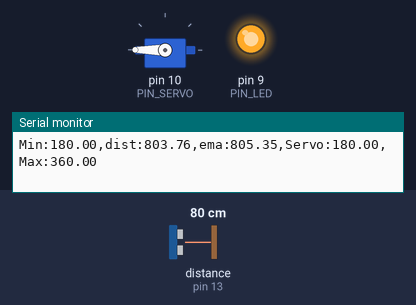
Bench run of a sketch on a simulated Arduino Uno, built with avr-gcc and run on an emulated ATmega328P. On the bench: servo, output pins drawn as LEDs (lit = HIGH), the last lines printed to the serial monitor. Wiring (inferred from the names in the program): ultrasonic range finder: trigger pin 12; echo pin 13. The test bench sets the inputs (shaded band); at power-on: distance to the obstacle (sensor on pin 13) 80 cm. The echo pulse lasts 58.3 µs per cm; pins used as bus, display or sensor lines are not drawn.

Above: at 1.2 s.
1.3 s: distance to the obstacle (sensor on pin 13) set to 35 cm
At 3.2 s:
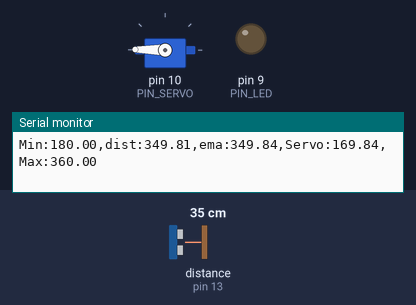
3.6 s: distance to the obstacle (sensor on pin 13) set to 18 cm
At 4.3 s:
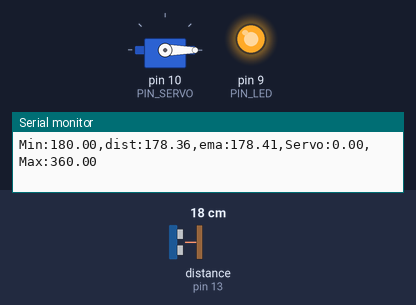
5.4 s: distance to the obstacle (sensor on pin 13) set to 35 cm
At 5.56 s:
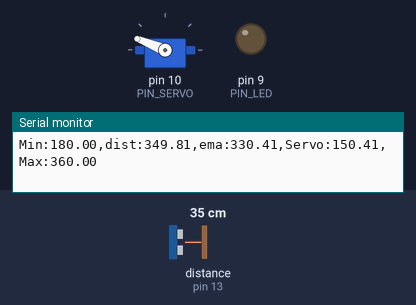
7.2 s: distance to the obstacle (sensor on pin 13) set to 2 cm
At 8.4 s:
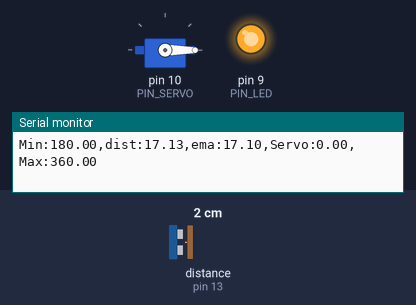
8.7 s: distance to the obstacle (sensor on pin 13) set to 120 cm
At 9.3 s:
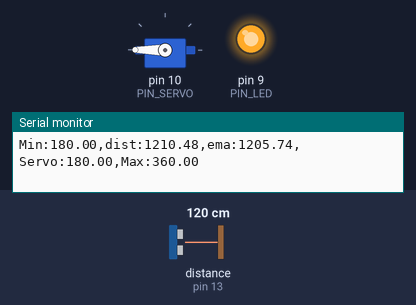
10.2 s: distance to the obstacle (sensor on pin 13) set to 4 cm
At 11.0 s:
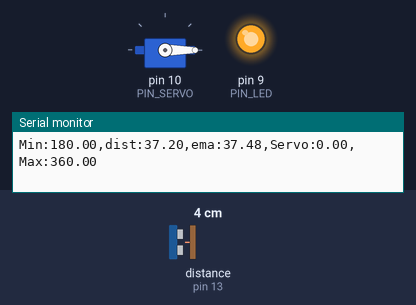
Timing chart, 0 to 12.8 s (numbered marks = the images above; inputs shaded):
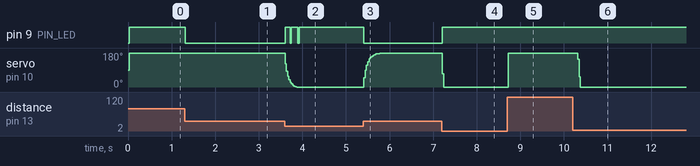

Measured:
- after the input at 1.3 s, pin 9 (PIN_LED): HIGH → LOW at once; servo on pin 10 (PIN_SERVO): 180° → 179° after 0.86 s
- after the input at 3.6 s, pin 9 (PIN_LED): alternates HIGH for 0.13 s and LOW for 0.03 s, 5 changes in all, then stays HIGH, starting at once; servo on pin 10 (PIN_SERVO): moves from 179° to 0° over 0.26 s, starting at once
- after the input at 5.4 s, pin 9 (PIN_LED): HIGH → LOW at once; servo on pin 10 (PIN_SERVO): moves from 0° to 179° over 0.39 s, starting at once
- after the input at 7.2 s, pin 9 (PIN_LED): LOW → HIGH at once; servo on pin 10 (PIN_SERVO): 179° → 0° at once
- after the input at 8.7 s, servo on pin 10 (PIN_SERVO): 0° → 180° at once
- after the input at 10.2 s, servo on pin 10 (PIN_SERVO): 180° → 0° after 0.12 s

The sketch:

homework11P07.ino
```cpp
#include <Servo.h>

#define PIN_LED 9
#define PIN_TRIG 12
#define PIN_ECHO 13
#define PIN_SERVO 10
#define SND_VEL 346.0
#define INTERVAL 25
#define PULSE_DURATION 10
#define _DIST_MIN 180.0
#define _DIST_MAX 360.0
#define TIMEOUT ((INTERVAL / 2) * 1000.0)
#define SCALE (0.001 * 0.5 * SND_VEL)
#define _EMA_ALPHA 0.3
#define _DUTY_MIN 500
#define _DUTY_NEU 1500
#define _DUTY_MAX 2500

float dist_raw, dist_ema, dist_prev = _DIST_MAX;
unsigned long last_sampling_time;
Servo myservo;

void setup() {
  pinMode(PIN_LED, OUTPUT);
  pinMode(PIN_TRIG, OUTPUT);
  pinMode(PIN_ECHO, INPUT);
  myservo.attach(PIN_SERVO);
  Serial.begin(57600);
}

void loop() {
  if (millis() < last_sampling_time + INTERVAL) return;
  dist_raw = USS_measure();

  if (dist_raw < _DIST_MIN || dist_raw > _DIST_MAX || dist_raw == 0.0) {
    digitalWrite(PIN_LED, HIGH);
  } else {
    digitalWrite(PIN_LED, LOW);
  }

  dist_ema = _EMA_ALPHA * dist_raw + (1 - _EMA_ALPHA) * dist_prev;
  dist_prev = dist_ema;

  float angle;
  if (dist_ema <= _DIST_MIN) angle = 0;
  else if (dist_ema >= _DIST_MAX) angle = 180;
  else angle = (dist_ema - _DIST_MIN) * 180.0 / (_DIST_MAX - _DIST_MIN);

  float duty = _DUTY_MIN + (angle / 180.0) * (_DUTY_MAX - _DUTY_MIN);
  myservo.writeMicroseconds((int)duty);

  Serial.print("Min:");   Serial.print(_DIST_MIN);
  Serial.print(",dist:"); Serial.print(dist_raw);
  Serial.print(",ema:");  Serial.print(dist_ema);
  Serial.print(",Servo:");Serial.print(angle);
  Serial.print(",Max:");  Serial.print(_DIST_MAX);
  Serial.println("");

  last_sampling_time = millis();
}

float USS_measure() {
  digitalWrite(PIN_TRIG, HIGH);
  delayMicroseconds(PULSE_DURATION);
  digitalWrite(PIN_TRIG, LOW);
  return pulseIn(PIN_ECHO, HIGH, TIMEOUT) * SCALE;
}
```
